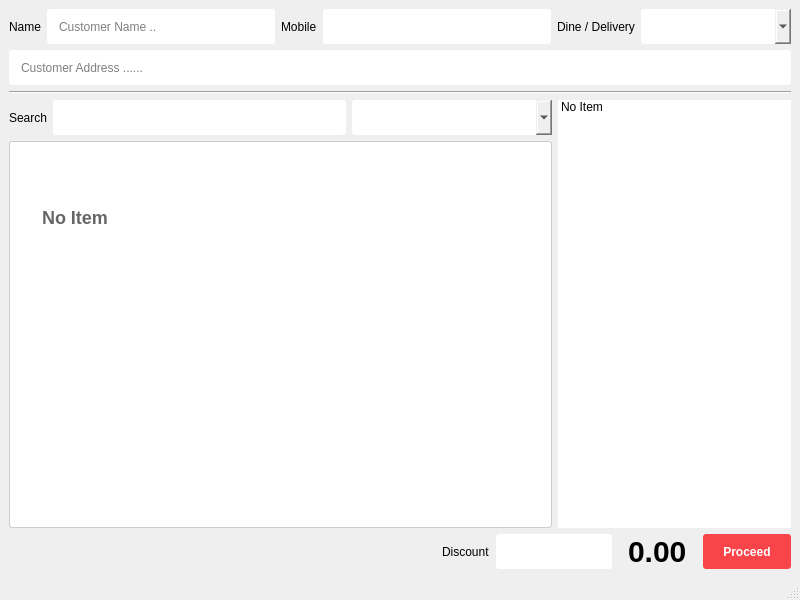
<?xml version="1.0" encoding="UTF-8"?>
<ui version="4.0">
 <class>Create_Order</class>
 <widget class="QMainWindow" name="Create_Order">
  <property name="geometry">
   <rect>
    <x>0</x>
    <y>0</y>
    <width>800</width>
    <height>600</height>
   </rect>
  </property>
  <property name="windowTitle">
   <string>Create Order</string>
  </property>
  <property name="windowIcon">
   <iconset>
    <normaloff>../icon/favicon.png</normaloff>../icon/favicon.png</iconset>
  </property>
  <widget class="QWidget" name="centralwidget">
   <layout class="QVBoxLayout" name="verticalLayout_2">
    <item>
     <layout class="QHBoxLayout" name="horizontalLayout_2">
      <item>
       <widget class="QLabel" name="label_2">
        <property name="text">
         <string>Name</string>
        </property>
       </widget>
      </item>
      <item>
       <widget class="QLineEdit" name="customer_name_input">
        <property name="minimumSize">
         <size>
          <width>0</width>
          <height>35</height>
         </size>
        </property>
        <property name="styleSheet">
         <string notr="true">QLineEdit{
	border-radius: 3px;
	box-shadow: none;
	padding-left: 10px;
}</string>
        </property>
        <property name="placeholderText">
         <string>Customer Name ..</string>
        </property>
       </widget>
      </item>
      <item>
       <widget class="QLabel" name="label">
        <property name="text">
         <string>Mobile</string>
        </property>
       </widget>
      </item>
      <item>
       <widget class="QLineEdit" name="customer_mobile_input">
        <property name="minimumSize">
         <size>
          <width>0</width>
          <height>35</height>
         </size>
        </property>
        <property name="styleSheet">
         <string notr="true">QLineEdit{
	border-radius: 3px;
	box-shadow: none;
	padding-left: 10px;
}</string>
        </property>
       </widget>
      </item>
      <item>
       <widget class="QLabel" name="label_3">
        <property name="text">
         <string>Dine / Delivery</string>
        </property>
       </widget>
      </item>
      <item>
       <widget class="QComboBox" name="cart_table_combo">
        <property name="minimumSize">
         <size>
          <width>150</width>
          <height>35</height>
         </size>
        </property>
        <property name="styleSheet">
         <string notr="true">QComboBox{
	border-radius: 3px;
	box-shadow: none;
	padding-left: 10px;
}</string>
        </property>
       </widget>
      </item>
     </layout>
    </item>
    <item>
     <widget class="QLineEdit" name="customer_address_input">
      <property name="minimumSize">
       <size>
        <width>0</width>
        <height>35</height>
       </size>
      </property>
      <property name="styleSheet">
       <string notr="true">QLineEdit{
	border-radius: 3px;
	box-shadow: none;
	padding-left: 10px;
}</string>
      </property>
      <property name="placeholderText">
       <string>Customer Address ......</string>
      </property>
     </widget>
    </item>
    <item>
     <widget class="Line" name="line">
      <property name="orientation">
       <enum>Qt::Horizontal</enum>
      </property>
     </widget>
    </item>
    <item>
     <layout class="QHBoxLayout" name="horizontalLayout_4" stretch="7,3">
      <item>
       <layout class="QVBoxLayout" name="verticalLayout">
        <item>
         <layout class="QHBoxLayout" name="horizontalLayout">
          <item>
           <widget class="QLabel" name="label_6">
            <property name="text">
             <string>Search</string>
            </property>
           </widget>
          </item>
          <item>
           <widget class="QLineEdit" name="corders_search_input">
            <property name="minimumSize">
             <size>
              <width>0</width>
              <height>35</height>
             </size>
            </property>
            <property name="styleSheet">
             <string notr="true">QLineEdit{
	border-radius: 3px;
	box-shadow: none;
	padding-left: 10px;
}</string>
            </property>
           </widget>
          </item>
          <item>
           <widget class="QComboBox" name="corders_category_combo">
            <property name="minimumSize">
             <size>
              <width>200</width>
              <height>35</height>
             </size>
            </property>
            <property name="styleSheet">
             <string notr="true">QComboBox{
	border-radius: 3px;
	box-shadow: none;
	padding-left: 10px;
}</string>
            </property>
           </widget>
          </item>
         </layout>
        </item>
        <item>
         <widget class="QListWidget" name="itemsBrowserListWidget">
          <property name="contextMenuPolicy">
           <enum>Qt::DefaultContextMenu</enum>
          </property>
          <property name="styleSheet">
           <string notr="true">QListWidget {
	background-color: #FFFFFF;
	border: 1px solid #ccc;
	font-size: 18px;
	font-weight: bold;
	border-radius: 3px;
}

QListWidget::item {
	width: 150px;
	height: 150px;
	margin: 5px;
	color: #666666;
}</string>
          </property>
          <property name="verticalScrollBarPolicy">
           <enum>Qt::ScrollBarAsNeeded</enum>
          </property>
          <property name="autoScrollMargin">
           <number>20</number>
          </property>
          <property name="showDropIndicator" stdset="0">
           <bool>false</bool>
          </property>
          <property name="dragDropMode">
           <enum>QAbstractItemView::NoDragDrop</enum>
          </property>
          <property name="defaultDropAction">
           <enum>Qt::IgnoreAction</enum>
          </property>
          <property name="alternatingRowColors">
           <bool>false</bool>
          </property>
          <property name="textElideMode">
           <enum>Qt::ElideMiddle</enum>
          </property>
          <property name="movement">
           <enum>QListView::Static</enum>
          </property>
          <property name="flow">
           <enum>QListView::LeftToRight</enum>
          </property>
          <property name="isWrapping" stdset="0">
           <bool>true</bool>
          </property>
          <property name="layoutMode">
           <enum>QListView::SinglePass</enum>
          </property>
          <property name="gridSize">
           <size>
            <width>130</width>
            <height>150</height>
           </size>
          </property>
          <property name="viewMode">
           <enum>QListView::IconMode</enum>
          </property>
          <property name="wordWrap">
           <bool>true</bool>
          </property>
          <property name="itemAlignment">
           <set>Qt::AlignCenter</set>
          </property>
          <item>
           <property name="text">
            <string>No Item</string>
           </property>
          </item>
         </widget>
        </item>
       </layout>
      </item>
      <item>
       <widget class="QListWidget" name="cart_list_widget">
        <property name="layoutDirection">
         <enum>Qt::LeftToRight</enum>
        </property>
        <property name="styleSheet">
         <string notr="true">QListWidget{
	border-radius: 3px;
}</string>
        </property>
        <property name="alternatingRowColors">
         <bool>true</bool>
        </property>
        <property name="flow">
         <enum>QListView::TopToBottom</enum>
        </property>
        <property name="viewMode">
         <enum>QListView::ListMode</enum>
        </property>
        <property name="wordWrap">
         <bool>true</bool>
        </property>
        <item>
         <property name="text">
          <string>No Item</string>
         </property>
        </item>
       </widget>
      </item>
     </layout>
    </item>
    <item>
     <layout class="QHBoxLayout" name="horizontalLayout_3">
      <item>
       <spacer name="horizontalSpacer">
        <property name="orientation">
         <enum>Qt::Horizontal</enum>
        </property>
        <property name="sizeHint" stdset="0">
         <size>
          <width>100</width>
          <height>20</height>
         </size>
        </property>
       </spacer>
      </item>
      <item>
       <widget class="QLabel" name="label_4">
        <property name="text">
         <string>Discount</string>
        </property>
       </widget>
      </item>
      <item>
       <widget class="QLineEdit" name="customer_discount_input">
        <property name="sizePolicy">
         <sizepolicy hsizetype="Fixed" vsizetype="Fixed">
          <horstretch>0</horstretch>
          <verstretch>0</verstretch>
         </sizepolicy>
        </property>
        <property name="minimumSize">
         <size>
          <width>100</width>
          <height>35</height>
         </size>
        </property>
        <property name="styleSheet">
         <string notr="true">QLineEdit{
	border-radius: 3px;
	box-shadow: none;
	padding-left: 10px;
}</string>
        </property>
       </widget>
      </item>
      <item>
       <spacer name="horizontalSpacer_3">
        <property name="orientation">
         <enum>Qt::Horizontal</enum>
        </property>
        <property name="sizeType">
         <enum>QSizePolicy::Fixed</enum>
        </property>
        <property name="sizeHint" stdset="0">
         <size>
          <width>10</width>
          <height>20</height>
         </size>
        </property>
       </spacer>
      </item>
      <item>
       <widget class="QLabel" name="cart_total_label">
        <property name="styleSheet">
         <string notr="true">QLabel{
	font-weight: bold;
	font-size: 30px
}</string>
        </property>
        <property name="text">
         <string>0.00</string>
        </property>
       </widget>
      </item>
      <item>
       <spacer name="horizontalSpacer_2">
        <property name="orientation">
         <enum>Qt::Horizontal</enum>
        </property>
        <property name="sizeType">
         <enum>QSizePolicy::Fixed</enum>
        </property>
        <property name="sizeHint" stdset="0">
         <size>
          <width>10</width>
          <height>20</height>
         </size>
        </property>
       </spacer>
      </item>
      <item>
       <widget class="QPushButton" name="create_order_btn">
        <property name="minimumSize">
         <size>
          <width>0</width>
          <height>35</height>
         </size>
        </property>
        <property name="styleSheet">
         <string notr="true">QPushButton{
	padding: 10px 20px;
	background: #F94449;
	color: #FFFFFF;
	font-weight: bold;
	border-radius: 3px;
	box-shadow: none;
}
</string>
        </property>
        <property name="text">
         <string>Proceed</string>
        </property>
       </widget>
      </item>
     </layout>
    </item>
   </layout>
  </widget>
  <widget class="QStatusBar" name="cart_statusbar">
   <property name="layoutDirection">
    <enum>Qt::LeftToRight</enum>
   </property>
   <property name="styleSheet">
    <string notr="true"/>
   </property>
  </widget>
 </widget>
 <resources/>
 <connections/>
</ui>
